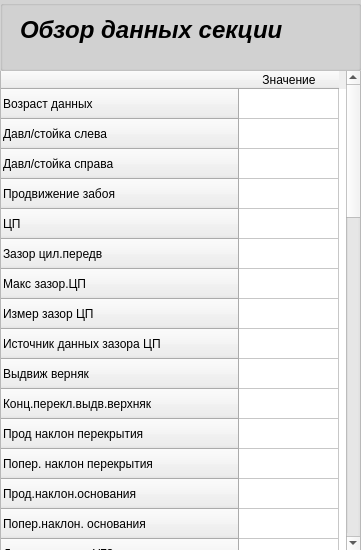
<?xml version="1.0" encoding="UTF-8"?>
<ui version="4.0">
 <class>MainWindow</class>
 <widget class="QMainWindow" name="MainWindow">
  <property name="geometry">
   <rect>
    <x>0</x>
    <y>0</y>
    <width>361</width>
    <height>550</height>
   </rect>
  </property>
  <property name="windowTitle">
   <string>MainWindow</string>
  </property>
  <widget class="QWidget" name="centralwidget">
   <widget class="QTableWidget" name="tableWidget">
    <property name="geometry">
     <rect>
      <x>0</x>
      <y>70</y>
      <width>361</width>
      <height>481</height>
     </rect>
    </property>
    <row>
     <property name="text">
      <string>Возраст данных</string>
     </property>
    </row>
    <row>
     <property name="text">
      <string>Давл/стойка слева</string>
     </property>
    </row>
    <row>
     <property name="text">
      <string>Давл/стойка справа</string>
     </property>
    </row>
    <row>
     <property name="text">
      <string>Продвижение забоя</string>
     </property>
    </row>
    <row>
     <property name="text">
      <string>ЦП</string>
     </property>
    </row>
    <row>
     <property name="text">
      <string>Зазор цил.передв</string>
     </property>
    </row>
    <row>
     <property name="text">
      <string>Макс зазор.ЦП</string>
     </property>
    </row>
    <row>
     <property name="text">
      <string>Измер зазор ЦП</string>
     </property>
    </row>
    <row>
     <property name="text">
      <string>Источник данных зазора ЦП</string>
     </property>
    </row>
    <row>
     <property name="text">
      <string>Выдвиж верняк</string>
     </property>
    </row>
    <row>
     <property name="text">
      <string>Конц.перекл.выдв.верхняк</string>
     </property>
    </row>
    <row>
     <property name="text">
      <string>Прод наклон перекрытия</string>
     </property>
    </row>
    <row>
     <property name="text">
      <string>Попер. наклон перекрытия</string>
     </property>
    </row>
    <row>
     <property name="text">
      <string>Прод.наклон.основания</string>
     </property>
    </row>
    <row>
     <property name="text">
      <string>Попер.наклон. основания</string>
     </property>
    </row>
    <row>
     <property name="text">
      <string>Давления щита УГЗ</string>
     </property>
    </row>
    <row>
     <property name="text">
      <string>Датч.приближ для щита УГЗ</string>
     </property>
    </row>
    <row>
     <property name="text">
      <string>Передвизкащита УГЗ</string>
     </property>
    </row>
    <row>
     <property name="text">
      <string>Угол наклона щита УГЗ</string>
     </property>
    </row>
    <row>
     <property name="text">
      <string>Датч приближения для щита УГЗ</string>
     </property>
    </row>
    <row>
     <property name="text">
      <string>Позиция прот. козырька</string>
     </property>
    </row>
    <row>
     <property name="text">
      <string>Давл.в цил.козырька</string>
     </property>
    </row>
    <row>
     <property name="text">
      <string>Предв.телеск.выдв.верх</string>
     </property>
    </row>
    <row>
     <property name="text">
      <string>Сост верх.и щитов</string>
     </property>
    </row>
    <row>
     <property name="text">
      <string>Высота секциии 1</string>
     </property>
    </row>
    <row>
     <property name="text">
      <string>Высота секциии 2</string>
     </property>
    </row>
    <row>
     <property name="text">
      <string>Высота секциии 3</string>
     </property>
    </row>
    <row>
     <property name="text">
      <string>Предв верх.д/выпуска</string>
     </property>
    </row>
    <row>
     <property name="text">
      <string>Предв.конц секц</string>
     </property>
    </row>
    <row>
     <property name="text">
      <string>Необраб.значение ИК датчика</string>
     </property>
    </row>
    <row>
     <property name="text">
      <string>Звук и свет </string>
     </property>
    </row>
    <row>
     <property name="text">
      <string>Функции</string>
     </property>
    </row>
    <row>
     <property name="text">
      <string>Доп датчик</string>
     </property>
    </row>
    <row>
     <property name="text">
      <string>Доп датчик</string>
     </property>
    </row>
    <row>
     <property name="text">
      <string>Подключен сет.блок пит.</string>
     </property>
    </row>
    <row>
     <property name="text">
      <string>ИУС(LQI) на A1</string>
     </property>
    </row>
    <row>
     <property name="text">
      <string>ИУС(LQI) на F1</string>
     </property>
    </row>
    <row>
     <property name="text">
      <string>Вход.напряж.сет.блока пит.</string>
     </property>
    </row>
    <row>
     <property name="text">
      <string>Вых.напряж.сет.блока пит.</string>
     </property>
    </row>
    <row>
     <property name="text">
      <string>Темп.сет.блока пит.1</string>
     </property>
    </row>
    <row>
     <property name="text">
      <string>Темп.сет.блока пит.2</string>
     </property>
    </row>
    <row>
     <property name="text">
      <string>Короткое замыкание на датчиках</string>
     </property>
    </row>
    <row>
     <property name="text">
      <string>Короткое замыкание на клапанах</string>
     </property>
    </row>
    <row>
     <property name="text">
      <string>Ускор в напаравлении угольного забоя</string>
     </property>
    </row>
    <row>
     <property name="text">
      <string>Ускор в напаравлении лавы</string>
     </property>
    </row>
    <row>
     <property name="text">
      <string>Время Общий раб.цикл.</string>
     </property>
    </row>
    <row>
     <property name="text">
      <string>Время Разгрузка</string>
     </property>
    </row>
    <row>
     <property name="text">
      <string>Время Передвижка</string>
     </property>
    </row>
    <row>
     <property name="text">
      <string>Время Распор</string>
     </property>
    </row>
    <row>
     <property name="text">
      <string>Время От разгрузки до распора </string>
     </property>
    </row>
    <row>
     <property name="text">
      <string>Время Распор выс.давл</string>
     </property>
    </row>
    <column>
     <property name="text">
      <string>Значение</string>
     </property>
    </column>
    <item row="21" column="0">
     <property name="text">
      <string/>
     </property>
    </item>
   </widget>
   <widget class="QGroupBox" name="groupBox">
    <property name="geometry">
     <rect>
      <x>0</x>
      <y>0</y>
      <width>361</width>
      <height>71</height>
     </rect>
    </property>
    <property name="styleSheet">
     <string notr="true">QGroupBox{
  background-color: #d3d3d3;
}</string>
    </property>
    <property name="title">
     <string/>
    </property>
    <widget class="QLabel" name="label">
     <property name="geometry">
      <rect>
       <x>20</x>
       <y>10</y>
       <width>311</width>
       <height>41</height>
      </rect>
     </property>
     <property name="text">
      <string>&lt;html&gt;&lt;head/&gt;&lt;body&gt;&lt;p&gt;&lt;span style=&quot; font-size:18pt; font-weight:600; font-style:italic;&quot;&gt;Обзор данных секции&lt;/span&gt;&lt;/p&gt;&lt;/body&gt;&lt;/html&gt;</string>
     </property>
    </widget>
   </widget>
  </widget>
 </widget>
 <resources/>
 <connections/>
</ui>
